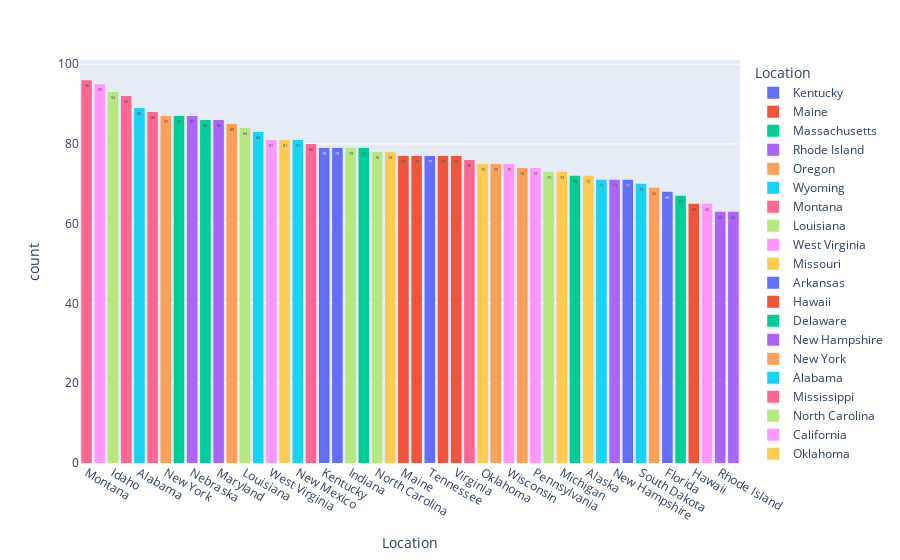

This figure's notebook cell:
### Code cell
verticalCount(df, 'Location', 'Location', sorting='descending')
